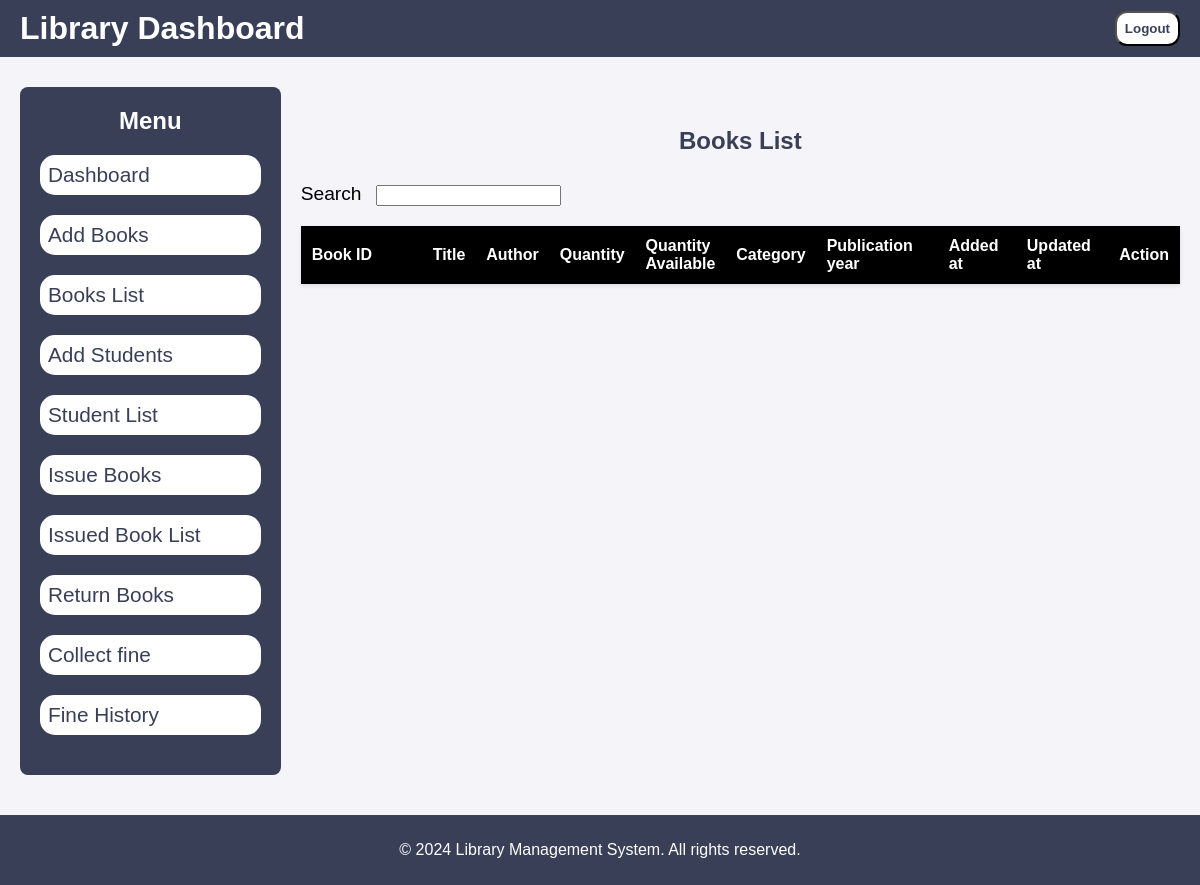
Before: /book_table with the older database file.
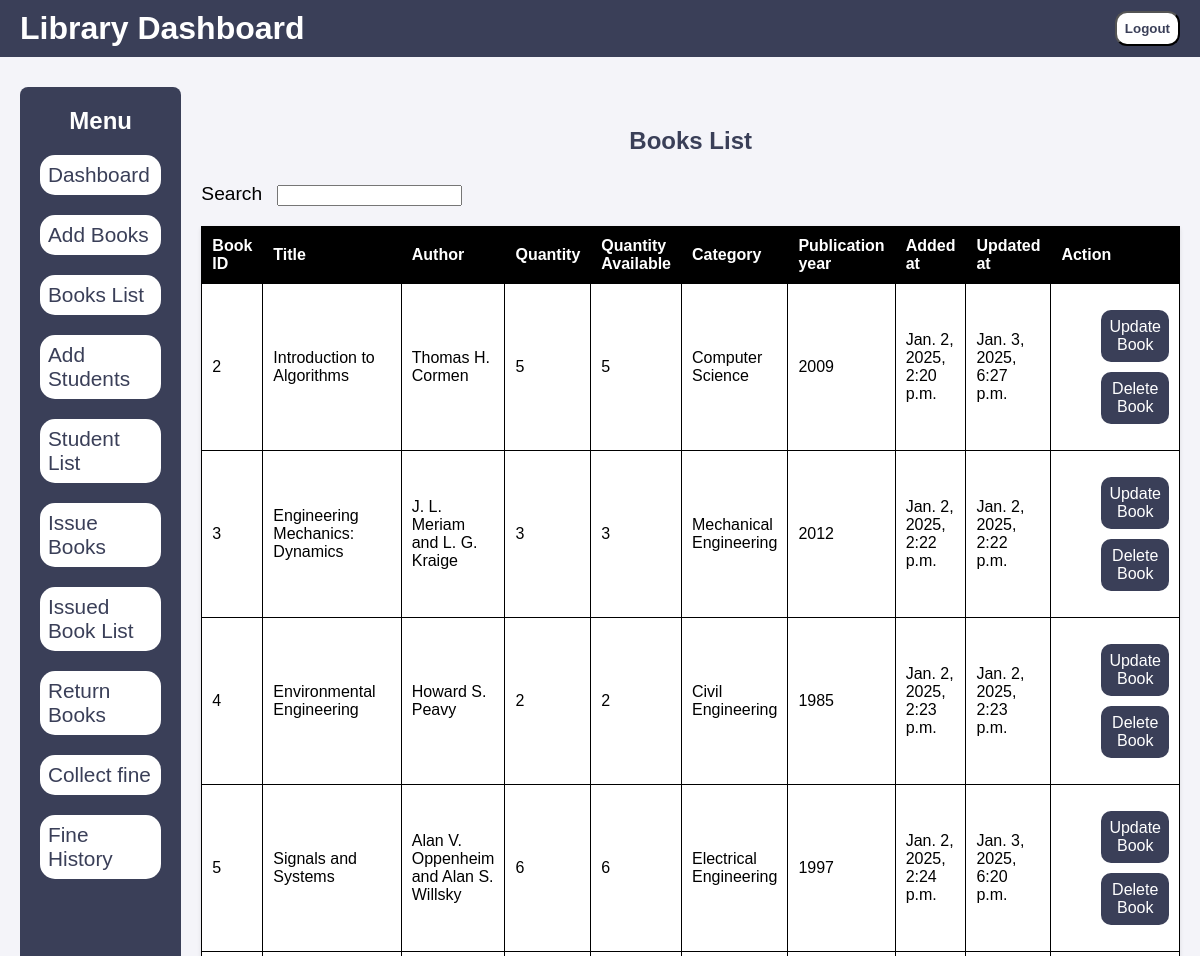
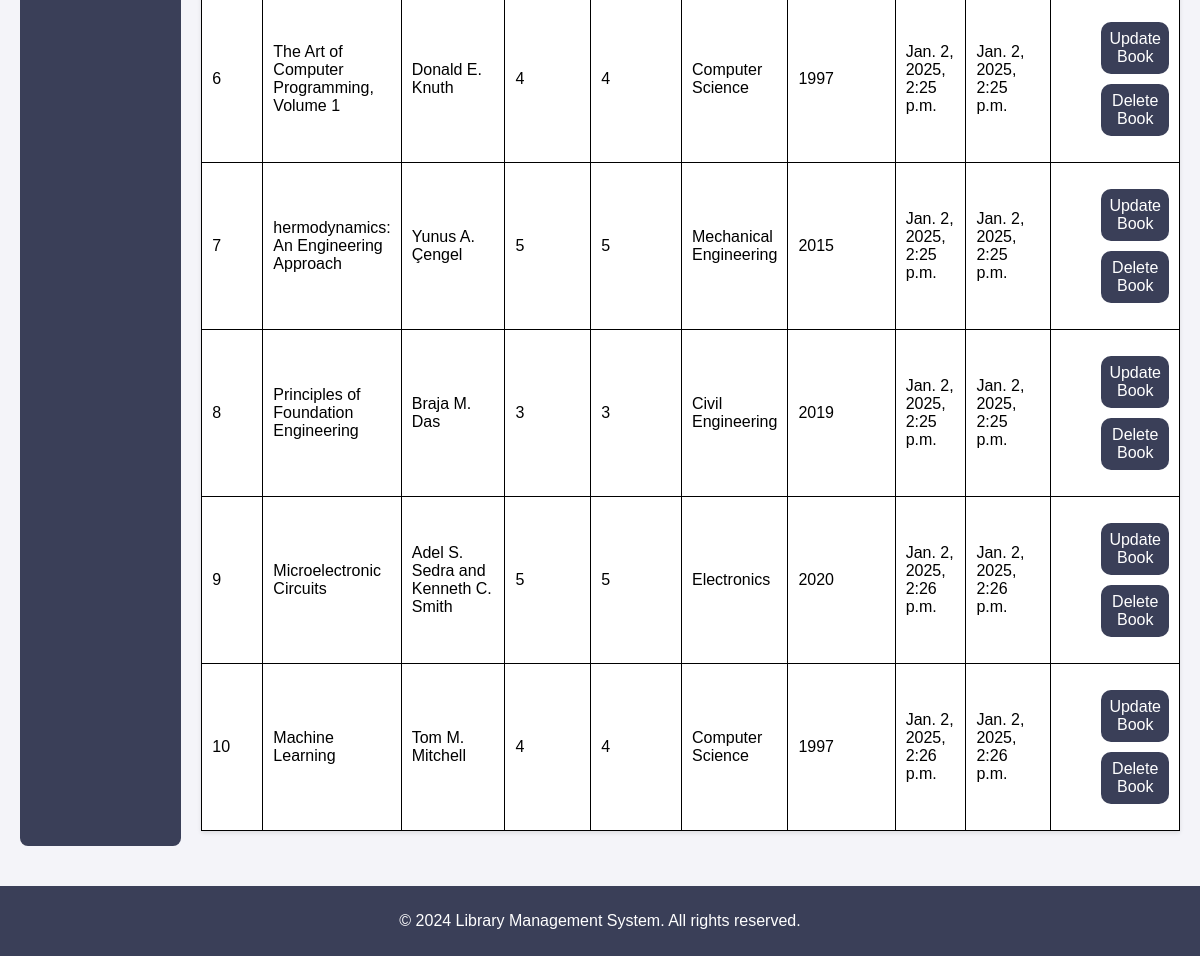
After: the same page with the newer database file (2 pictures, top to bottom).
### LibraryApp/models.py (models this page shows, shortened)
class Book(models.Model):
    title = models.CharField(max_length=200)
    author = models.CharField(max_length=200)
    quantity = models.IntegerField(default=1)
    available_quantity = models.IntegerField(default=1)
    category = models.CharField(max_length=150)
    publication_year = models.IntegerField()
    created_at = models.DateTimeField(auto_now_add=True)
    updated_at = models.DateTimeField(auto_now=True)

### LibraryApp/views.py (the view)
# urls.py: path('book_table' , views.book_table , name = 'book_table'),
def book_table(request):
    book_data = Book.objects.all()
    return render(request , 'book_table.html' , {'book_data' : book_data})

### templates/book_table.html (shortened to what this page needs)
{% extends 'base.html' %}
{% load static %}
    {% block content %}
    <div class="table-container">
        <h2> Books List </h2>
        <label style="color: black;">Search</label>
        <input type="text" style="margin: 10px;">
        <table>
            <thead>
                <tr>
                    <th style="width: 100px;">Book ID</th>
                    <th>Title</th>
                    <th>Author</th>
                    <th>Quantity</th>
                    <th style="width: 50px;">Quantity Available</th>
                    <th>Category</th>
                    <th>Publication year</th>
                    <th>Added at</th>
                    <th>Updated at</th>
                    <th>Action</th>
                </tr>
            </thead>
            <tbody>
                {% for data in book_data %}
                    <tr style="height: min-content;">
                        <td>{{data.id}}</td>
                        <td>{{data.title}}</td>
                        <td>{{data.author}}</td>
                        <td>{{data.quantity}}</td>
                        <td>{{data.available_quantity}}</td>
                        <td>{{data.category}}</td>
                        <td>{{data.publication_year}}</td>
                        <td>{{data.created_at}}</td>
                        <td>{{data.updated_at}}</td>
                        <td>
                            <ul class="activity_cell">
                                <li class="load_button" data-id="{{ data.id }}">
                                    <a style="color: white;">Update Book</a>
                                </li>
                                <li><a href="{% url 'delete_book' data.id %}">Delete Book</a></li>
                            </ul>
                        </td>
                    </tr>
                    {% endfor %}
            </tbody>
        </table>
    </div>
    {% endblock %}

Changed rows visible on the page:
added Book: id "2", title "Introduction to Algorithms", author "Thomas H. Cormen", quantity "5", available_quantity "5", category "Computer Science", publication_year "2009", created_at "Jan. 2, 2025, 2:20 p.m.", updated_at "Jan. 3, 2025, 6:27 p.m."
added Book: id "3", title "Engineering Mechanics: Dynamics", author "J. L. Meriam and L. G. Kraige", quantity "3", available_quantity "3", category "Mechanical Engineering", publication_year "2012", created_at "Jan. 2, 2025, 2:22 p.m.", updated_at "Jan. 2, 2025, 2:22 p.m."
added Book: id "4", title "Environmental Engineering", author "Howard S. Peavy", quantity "2", available_quantity "2", category "Civil Engineering", publication_year "1985", created_at "Jan. 2, 2025, 2:23 p.m.", updated_at "Jan. 2, 2025, 2:23 p.m."
added Book: id "5", title "Signals and Systems", author "Alan V. Oppenheim and Alan S. Willsky", quantity "6", available_quantity "6", category "Electrical Engineering", publication_year "1997", created_at "Jan. 2, 2025, 2:24 p.m.", updated_at "Jan. 3, 2025, 6:20 p.m."
added Book: id "6", title "The Art of Computer Programming, Volume 1", author "Donald E. Knuth", quantity "4", available_quantity "4", category "Computer Science", publication_year "1997", created_at "Jan. 2, 2025, 2:25 p.m.", updated_at "Jan. 2, 2025, 2:25 p.m."
added Book: id "7", title "hermodynamics: An Engineering Approach", author "Yunus A. Çengel", quantity "5", available_quantity "5", category "Mechanical Engineering", publication_year "2015", created_at "Jan. 2, 2025, 2:25 p.m.", updated_at "Jan. 2, 2025, 2:25 p.m."
added Book: id "8", title "Principles of Foundation Engineering", author "Braja M. Das", quantity "3", available_quantity "3", category "Civil Engineering", publication_year "2019", created_at "Jan. 2, 2025, 2:25 p.m.", updated_at "Jan. 2, 2025, 2:25 p.m."
added Book: id "9", title "Microelectronic Circuits", author "Adel S. Sedra and Kenneth C. Smith", quantity "5", available_quantity "5", category "Electronics", publication_year "2020", created_at "Jan. 2, 2025, 2:26 p.m.", updated_at "Jan. 2, 2025, 2:26 p.m."
added Book: id "10", title "Machine Learning", author "Tom M. Mitchell", quantity "4", available_quantity "4", category "Computer Science", publication_year "1997", created_at "Jan. 2, 2025, 2:26 p.m.", updated_at "Jan. 2, 2025, 2:26 p.m."
